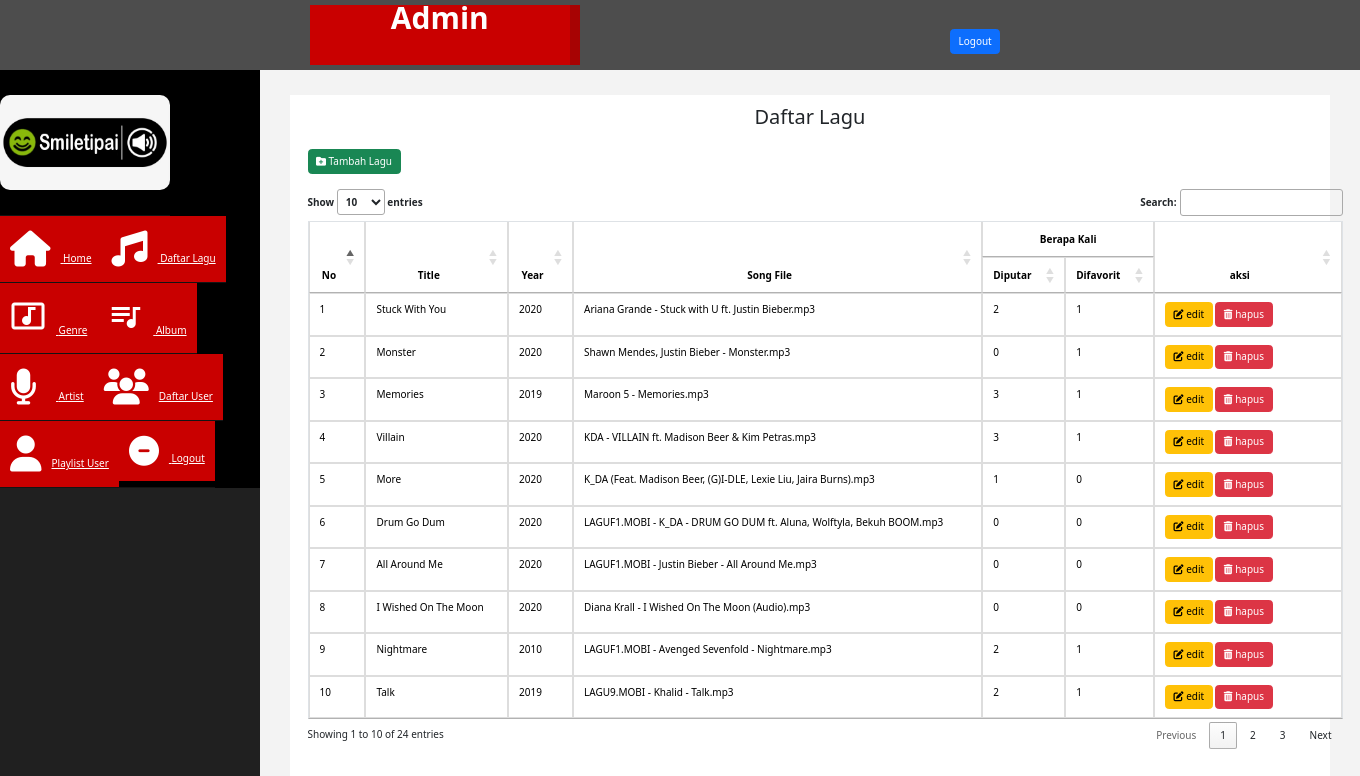
The app's page /admin/index.php?halaman=daftar_lagu (signed in) with its own data.
### tables this page shows
CREATE TABLE `song` (
  `id_song` int(3) NOT NULL,
  `title` varchar(220) NOT NULL,
  `year` int(4) NOT NULL,
  `song_file` varchar(200) NOT NULL,
  `played` int(6) NOT NULL DEFAULT '0'
);

### admin/daftar_lagu.php (the view, shortened to what this page needs)
	<!DOCTYPE html>
<html lang="en">
<head>
    <link href="css/bootstrap.min.css" rel="stylesheet">
    <link href="https://cdn.datatables.net/1.10.22/css/jquery.dataTables.min.css" rel="stylesheet">
</head>
<body>
    <h2 align="center">Daftar Lagu</h2>
    <br>
	<div style="width: 1050px" class="container">
    <table id="example" class="table table-bordered">
	<a href="index.php?halaman=tambahlagu" id="right" class="btn btn-success"><i class='fas fa-folder-plus'></i> Tambah Lagu</a>
	<br><br>
	<thead>
		<tr>
			<th class="atas" style="text-align: center;" rowspan="2">No</th>
			<th class="atas" style="text-align: center;" rowspan="2">Title</th>
			<th class="atas" style="text-align: center;" rowspan="2">Year</th>
			<th class="atas" style="text-align: center;" rowspan="2">Song File</th>
			<th style="text-align: center;" colspan="2">Berapa Kali</th>
			<th  class="atas"style="text-align: center;" rowspan="2" width="150px;">aksi</th>
		</tr>
		<tr>
			<th>Diputar</th>
			<th>Difavorit</th>
		</tr>
	</thead>
    <tbody>
    	<?php $nomor=1; ?>
    	<?php $ambil=$koneksi->query("SELECT * FROM song"); ?>
    	<?php
    		while ($pecah=$ambil->fetch_assoc()){
    			$countfav = $koneksi->query("SELECT id_user_fav_song FROM user_fav_song WHERE id_song = '$pecah[id_song]'");
    	?>
		<tr>
			<td><?php echo $nomor; ?></td>
			<td><?php echo $pecah['title']; ?></td>
			<td><?php echo $pecah['year']; ?></td>
			<td><?php echo $pecah['song_file']; ?></td>
			<td><?= number_format($pecah['played']) ?></td>
			<td><?= number_format($countfav->num_rows) ?></td>
			<td>
			<a href="index.php?halaman=editlagu&id_song=<?= $pecah['id_song'] ?>" class="btn btn-warning"><i class='fas fa-edit' ></i> edit</a>
			<a onclick="return confirm('Yakin ingin hapus lagu?')" href="index.php?halaman=hapuslagu&id_song=<?= $pecah['id_song'] ?>" class="btn-danger btn"><i class='fas fa-trash-alt'></i> hapus</a>
			</td>
		</tr>
		 <?php $nomor++; ?>
    <?php
    }
    ?>
	</tbody>
</table>
</body>
</html>

### admin/assets/css/custom.css (style rules this page uses)
body { font-family: 'Open Sans', sans-serif; }
h2 { color: #f00; }

### admin/daftar_lagu.php (style rules this page uses)
.atas { margin-top: -60px; }

### records on screen
song: title "Stuck With You", year "2020", song_file "Ariana Grande - Stuck with U ft. Justin Bieber.mp3", played "2", id_song "1"
song: title "Monster", year "2020", song_file "Shawn Mendes, Justin Bieber - Monster.mp3", played "0", num_rows "1"
song: title "Memories", year "2019", song_file "Maroon 5 - Memories.mp3", played "3", num_rows "1"
song: title "Villain", year "2020", song_file "KDA - VILLAIN ft. Madison Beer & Kim Petras.mp3", played "3", num_rows "1"
song: title "More", year "2020", song_file "K_DA (Feat. Madison Beer, (G)I-DLE, Lexie Liu, Jaira Burns).mp3", played "1"
song: title "Drum Go Dum", year "2020", song_file "LAGUF1.MOBI - K_DA - DRUM GO DUM ft. Aluna, Wolftyla, Bekuh BOOM.mp3", played "0"
song: title "All Around Me", year "2020", song_file "LAGUF1.MOBI - Justin Bieber - All Around Me.mp3", played "0"
song: title "I Wished On The Moon", year "2020", song_file "Diana Krall - I Wished On The Moon (Audio).mp3", played "0"
song: title "Nightmare", year "2010", song_file "LAGUF1.MOBI - Avenged Sevenfold - Nightmare.mp3", played "2", num_rows "1"
song: title "Talk", year "2019", song_file "LAGU9.MOBI - Khalid - Talk.mp3", played "2", num_rows "1"
